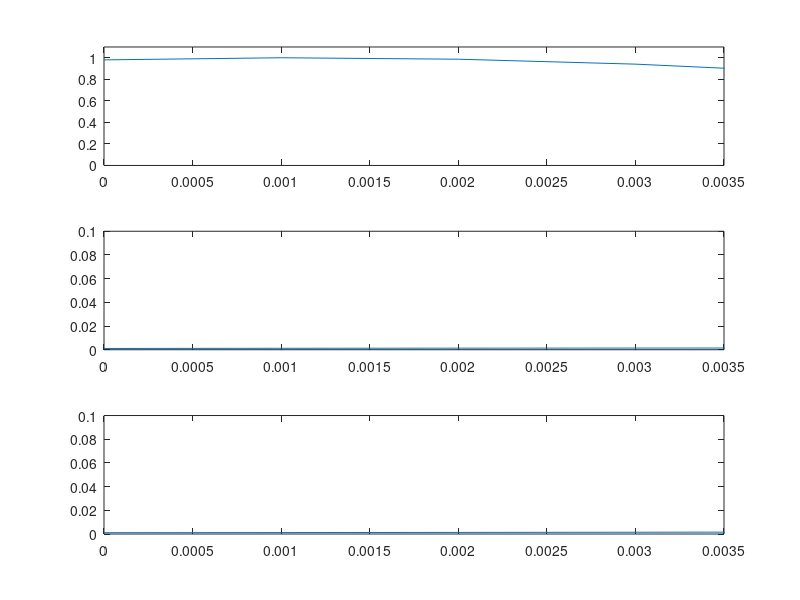

Reproduce this figure in MATLAB.
clc;clear all;
f=fopen('Flux.txt');
l=fgetl(f);
i=1;
while ischar(l)
    %%disp(l);
    text{i}=l;
    data{i}=sscanf(text{i},'%f , %f , %f');
    A1(i)=data{i}(1);
    A2(i)=data{i}(2);
    A3(i)=data{i}(3);
    l=fgetl(f);
    i=i+1;
end

hold on;

subplot(3,1,1)
A=abs(A2)/max(abs(A2));%Flux_in
B=abs(A3)/max(abs(A2));%Flux_out
plot(A1,A);
axis([0 0.0035 0 1.1]);
subplot(3,1,2)
plot(A1,B);
axis([0 0.0035 0 0.1]);
subplot(3,1,3)
C=B./A;
for i=1:length(C)
    if (C(i)>1)
        C(i)=0;
    end
end
plot(A1,C);
axis([0 0.0035 0 0.1]);